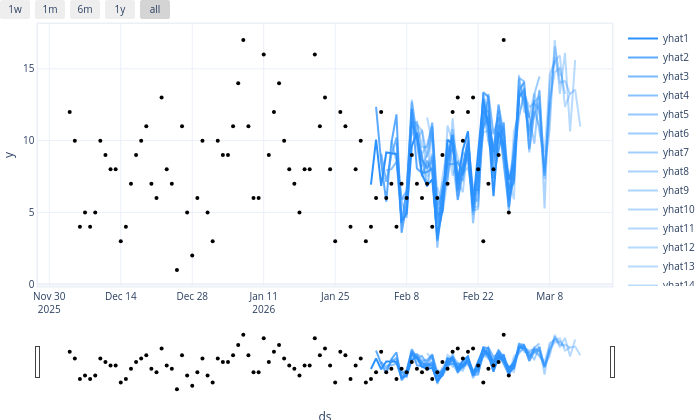

Notebook cell for this chart:
### Markdown cell above
Example: On March 9th @ 11AM CST, I ran the above and got the following predictions.

On day 2026-03-01, the model predicts 8 rat sightings reported to 311.

On day 2026-03-02, the model predicts 13 rat sightings reported to 311.

On day 2026-03-03, the model predicts 14 rat sightings reported to 311.

On day 2026-03-04, the model predicts 12 rat sightings reported to 311.

On day 2026-03-05, the model predicts 13 rat sightings reported to 311.

On day 2026-03-06, the model predicts 14 rat sightings reported to 311.

On day 2026-03-07, the model predicts 8 rat sightings reported to 311.

On day 2026-03-08, the model predicts 13 rat sightings reported to 311.

On day 2026-03-09, the model predicts 16 rat sightings reported to 311.

On day 2026-03-10, the model predicts 14 rat sightings reported to 311.

On day 2026-03-11, the model predicts 13 rat sightings reported to 311.

On day 2026-03-12, the model predicts 13 rat sightings reported to 311.

On day 2026-03-13, the model predicts 16 rat sightings reported to 311.

On day 2026-03-14, the model predicts 11 rat sightings reported to 311.

### Code cell
model.plot(forecast)
